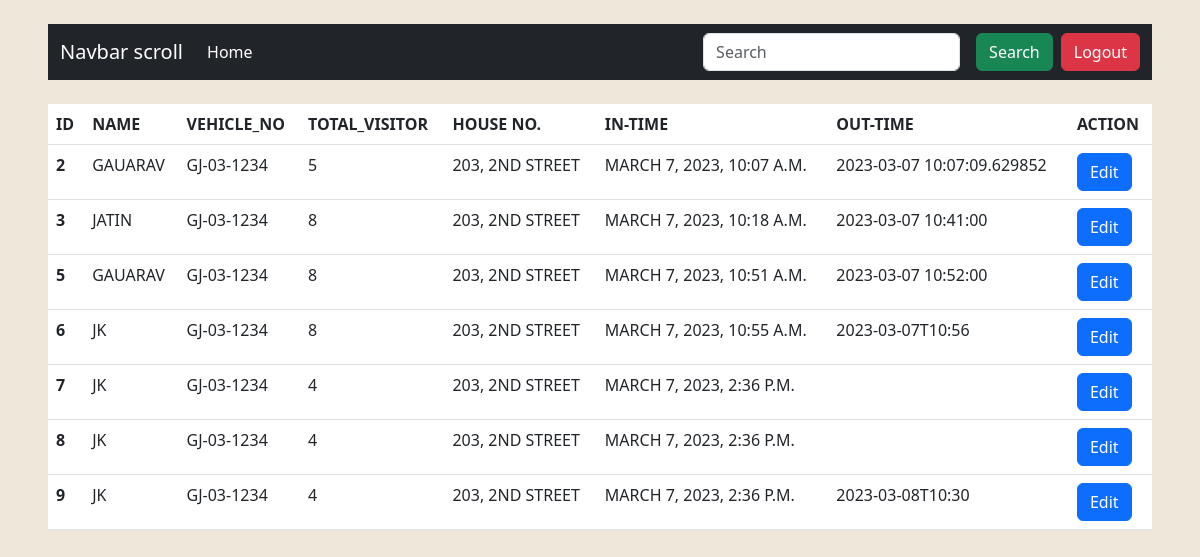
/visitors_list/, run on the app's committed database.
### myapp/models.py (models this page shows)
class visitors_model (models.Model):
    created = models.DateTimeField(default=datetime.now(),blank=True)
    name = models.CharField(max_length=50)
    vehicle_no = models.CharField(max_length=50)
    total_visitor = models.IntegerField()
    visit_house_no = models.CharField(max_length=15)
    out_time = models.CharField(max_length=50,blank=True)

### myapp/views.py (the view, shortened to what this page needs)
# urls.py: path('visitors_list/',views.visitors_list,name='visitor'),
def visitors_list(request):
    category = request.session.get('category')
    vis_data = visitors_model.objects.all()
    return render(request, 'visitor_list.html', {'vis_data': vis_data, 'category': category})

### templates/visitor_list.html (shortened to what this page needs)
{% extends 'base.html' %}
{% block content %}
<div class="mx-5 my-2">
    <table class="table text-uppercase">
        <thead>
            <tr>
                <th>ID</th>
                <th>Name</th>
                <th>Vehicle_No</th>
                <th>Total_visitor</th>
                <th>House No.</th>
                <th>In-Time</th>
                <th>Out-Time</th>
                <th>Action</th>
            </tr>
        </thead>
        {% for i in vis_data %}
        <tbody>
            <tr>
                <th>{{i.id}}</th>
                <td>{{i.name}}</td>
                <td>{{i.vehicle_no}}</td>
                <td>{{i.total_visitor}}</td>
                <td>{{i.visit_house_no}}</td>
                <td>{{i.created}}</td>
                <td>{{i.out_time}}</td>
                <td>
                    <button type="button" class="btn btn-primary" data-bs-toggle="modal" data-bs-target="#{{i.id}}">
                        Edit
                    </button>
                </td>
            </tr>
        </tbody>
        {% endfor %}
    </table>
</div>
{% endblock %}

### data on the page
visitors_model: id "2", name "GAUARAV", vehicle_no "GJ-03-1234", total_visitor "5", visit_house_no "203, 2ND STREET", created "MARCH 7, 2023, 10:07 A.M.", out_time "2023-03-07 10:07:09.629852"
visitors_model: id "3", name "JATIN", vehicle_no "GJ-03-1234", total_visitor "8", visit_house_no "203, 2ND STREET", created "MARCH 7, 2023, 10:18 A.M.", out_time "2023-03-07 10:41:00"
visitors_model: id "5", name "GAUARAV", vehicle_no "GJ-03-1234", total_visitor "8", visit_house_no "203, 2ND STREET", created "MARCH 7, 2023, 10:51 A.M.", out_time "2023-03-07 10:52:00"
visitors_model: id "6", name "JK", vehicle_no "GJ-03-1234", total_visitor "8", visit_house_no "203, 2ND STREET", created "MARCH 7, 2023, 10:55 A.M.", out_time "2023-03-07T10:56"
visitors_model: id "7", name "JK", vehicle_no "GJ-03-1234", total_visitor "4", visit_house_no "203, 2ND STREET", created "MARCH 7, 2023, 2:36 P.M."
visitors_model: id "8", name "JK", vehicle_no "GJ-03-1234", total_visitor "4", visit_house_no "203, 2ND STREET", created "MARCH 7, 2023, 2:36 P.M."
visitors_model: id "9", name "JK", vehicle_no "GJ-03-1234", total_visitor "4", visit_house_no "203, 2ND STREET", created "MARCH 7, 2023, 2:36 P.M.", out_time "2023-03-08T10:30"
